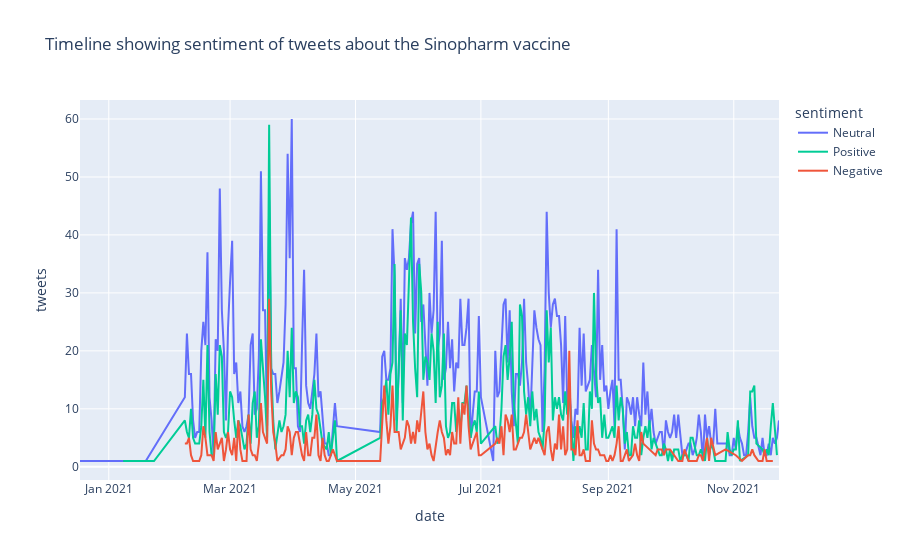

The cell this chart's notebook holds for it:
### Markdown cell above
#### Sinopharm

### Code cell
sinopharm = filtered_timeline(df_tweets, 'sinopharm', title='Sinopharm')

### Figure 1 — Plotly figure (JSON) as saved in the notebook; plotly's stock layout.template omitted (floating-point values rounded to 4 significant figures; data arrays with more than 128 entries replaced by an {"elided": "..."} marker saying what was removed)
{"data": [{"hovertemplate": "sentiment=Neutral<br>date=%{x}<br>tweets=%{y}<extra></extra>", "legendgroup": "Neutral", "line": {"color": "#636EFA", "dash": "solid"}, "marker": {"symbol": "circle"}, "mode": "lines", "name": "Neutral", "orientation": "v", "showlegend": true, "type": "scatter", "x": {"elided": "263 str values"}, "xaxis": "x", "y": {"elided": "263 int values"}, "yaxis": "y"}, {"hovertemplate": "sentiment=Positive<br>date=%{x}<br>tweets=%{y}<extra></extra>", "legendgroup": "Positive", "line": {"color": "#00CC96", "dash": "solid"}, "marker": {"symbol": "circle"}, "mode": "lines", "name": "Positive", "orientation": "v", "showlegend": true, "type": "scatter", "x": {"elided": "250 str values"}, "xaxis": "x", "y": {"elided": "250 int values"}, "yaxis": "y"}, {"hovertemplate": "sentiment=Negative<br>date=%{x}<br>tweets=%{y}<extra></extra>", "legendgroup": "Negative", "line": {"color": "#EF553B", "dash": "solid"}, "marker": {"symbol": "circle"}, "mode": "lines", "name": "Negative", "orientation": "v", "showlegend": true, "type": "scatter", "x": {"elided": "223 str values"}, "xaxis": "x", "y": {"elided": "223 int values"}, "yaxis": "y"}], "layout": {"legend": {"title": {"text": "sentiment"}, "tracegroupgap": 0}, "title": {"text": "Timeline showing sentiment of tweets about the Sinopharm vaccine"}, "xaxis": {"anchor": "y", "domain": [0, 1], "title": {"text": "date"}}, "yaxis": {"anchor": "x", "domain": [0, 1], "title": {"text": "tweets"}}}}
